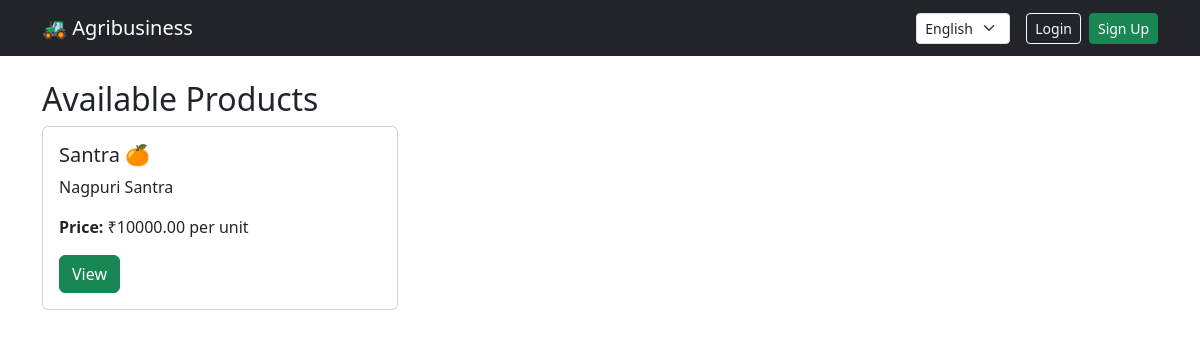
The app's page /marketplace/ with its own data.
### mainApp/models.py (models this page shows, shortened)
class Product(models.Model):
    name = models.CharField(max_length=200)
    description = models.TextField(blank=True)
    price = models.DecimalField(max_digits=10, decimal_places=2)
    quantity = models.PositiveIntegerField()
    seller = models.ForeignKey(Profile, on_delete=models.CASCADE)  # farmer or corporate
    created_at = models.DateTimeField(auto_now_add=True)

### mainApp/views.py (the view)
# urls.py: path('marketplace/', views.product_list, name='product_list'),
def product_list(request):
    products = Product.objects.all()
    return render(request, "mainApp/product_list.html", {"products": products})

### mainApp/templates/mainApp/product_list.html
{% extends "mainApp/base.html" %}
{% load i18n %}
{% block content %}
<h2>{% trans "Available Products" %}</h2>
<div class="row">
    {% for product in products %}
        <div class="col-md-4 mb-3">
            <div class="card">
                <div class="card-body">
                    <h5 class="card-title">{{ product.name }}</h5>
                    <p>{{ product.description|truncatewords:15 }}</p>
                    <p><strong>{% trans "Price:" %}</strong> ₹{{ product.price }} {% trans "per unit" %}</p>
                    {% if product.quantity > 0 %}
                        <a href="{% url 'product_detail' product.id %}" class="btn btn-success">{% trans "View" %}</a>
                    {% else %}
                        <button class="btn btn-secondary" disabled>{% trans "Out of Stock" %}</button>
                    {% endif %}
                </div>
            </div>
        </div>
    {% empty %}
        <p>{% trans "No products available." %}</p>
    {% endfor %}
</div>
{% endblock %}

### records on screen
Product: name "Santra 🍊", description "Nagpuri Santra", price "10000.00"
